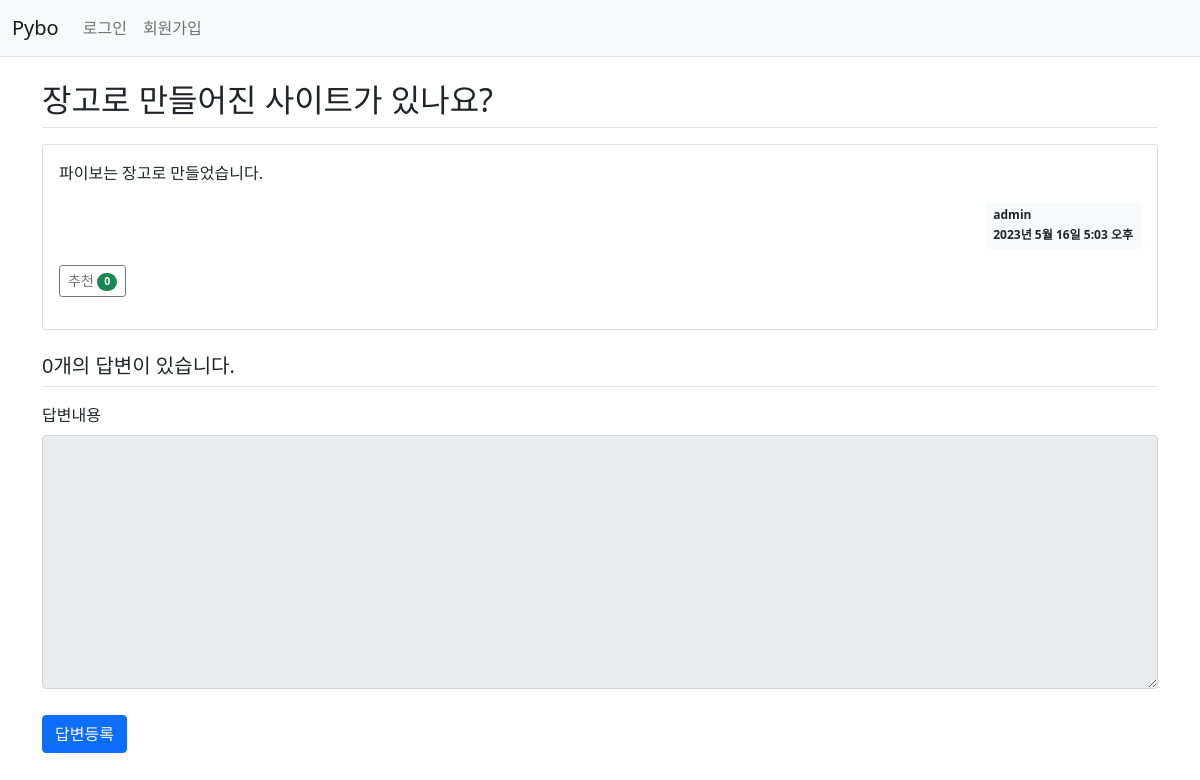
Screenshot of /3/ with the database file from the repository.
### pybo/models.py (models this page shows, shortened)
class Question(models.Model):
    author = models.ForeignKey(User, on_delete=models.CASCADE, related_name='author_question')
    subject = models.CharField(max_length=200)
    content = models.TextField()
    create_date = models.DateTimeField()
    modify_date = models.DateTimeField(null=True, blank=True)
    voter = models.ManyToManyField(User, related_name='voter_question')

### pybo/views/base_views.py (the view)
def detail(request, question_id):
    question = get_object_or_404(Question, pk=question_id)
    context = {'question': question}
    return render(request, 'pybo/question_detail.html', context)

### pybo/templatetags/pybo_filter.py (called while the page is built)
@register.filter
def mark(value):
    extensions = ["nl2br", "fenced_code"]
    return mark_safe(markdown.markdown(value, extensions=extensions))

### templates/pybo/question_detail.html (shortened to what this page needs)
{% extends 'base.html' %}
{% load pybo_filter %}
{% block content %}
<div class="container my-3">
    <h2 class="border-bottom py-2">{{ question.subject }}</h2>
    <div class="card my-3">
        <div class="card-body">
            <div class="card-text">{{ question.content|mark }}</div>
            <div class="d-flex justify-content-end">
                <div class="badge bg-light text-dark p-2 text-start">
                    <div class="mb-2">{{ question.author.username }}</div>
                    <div>{{ question.create_date }}</div>
                </div>
            </div>
            <div class="my-3">
                <a href="javascript:void(0)" data-uri="{% url 'pybo:question_vote' question.id  %}"
                   class="recommend btn btn-sm btn-outline-secondary"> 추천
                    <span class="badge rounded-pill bg-success">{{question.voter.count}}</span>
                </a>
            </div>
        </div>
    </div>
    <h5 class="border-bottom my-3 py-2">{{question.answer_set.count}}개의 답변이 있습니다.</h5>
    <form action="{% url 'pybo:answer_create' question.id %}" method="post" class="my-3">
        <div class="mb-3">
            <label for="content" class="form-label">답변내용</label>
            <textarea {% if not user.is_authenticated %}disabled{% endif %}
                      name="content" id="content" class="form-control" rows="10"></textarea>
        </div>
        <input type="submit" value="답변등록" class="btn btn-primary">
    </form>
</div>
{% endblock %}

### static/style.css (style rules this page uses)
textarea { width:100%; }
input[type=submit] { margin-top:10px; }

### rows the page displays
Question: subject "장고로 만들어진 사이트가 있나요?", content|mark "파이보는 장고로 만들었습니다.", author.username "admin", create_date "2023년 5월 16일 5:03 오후", voter.count "0", answer_set.count "0"
